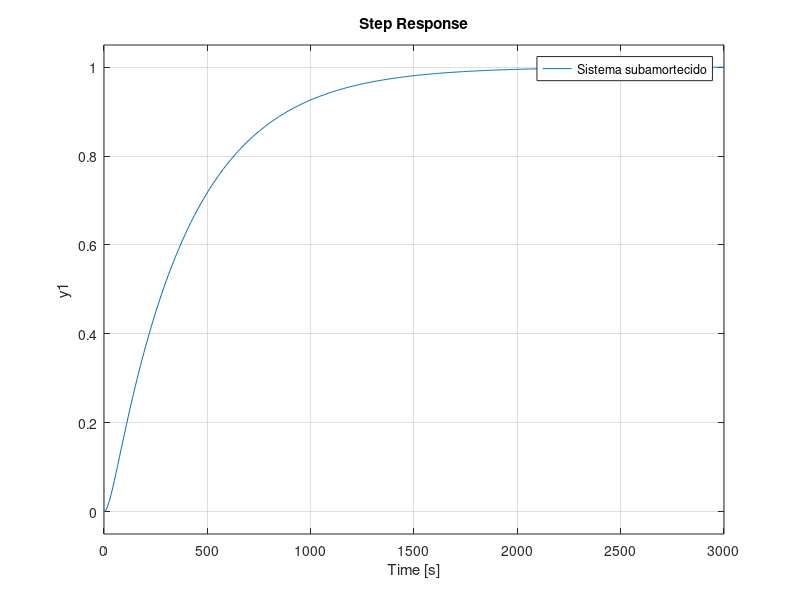

This figure's MATLAB source:
%% Para limpar o que tinha antes no workspace
clc
clear;
close all;
%% Dados do enunciado
A = 10;
C = 10^-3;
G = 10; 
Heq = 5;
Meq = 4;



%% Resolução
Ueq  = sqrt((Meq)/(C*sqrt(2*G*Heq)));
K1 = (-4*Heq)/Ueq;
p = Meq/(2*A*Heq);
K2 = (2 * Heq)/Meq;
%Sistema subamortecido
KI = 1;
Gclr = tf((-p*K1*KI), [1 p -p*K1*KI]);
step(Gclr)
Max1=max(step(Gclr));
wn1 = sqrt(-p*K1*KI);
amort1 = p/(2*wn1);
grid()
hold()
%Sistema criticamente amortecido
KI = 1/100;
Gclr = tf((-p*K1*KI), [1 p -p*K1*KI]);
step(Gclr)
Max2=max(step(Gclr));
wn2 = sqrt(-p*K1*KI);
amort2 = p/(2*wn2);
%Sistema sobreamortecido
KI = 1/400;
Gclr = tf((-p*K1*KI), [1 p -p*K1*KI]);
step(Gclr)
Max3=max(step(Gclr));
wn3 = sqrt(-p*K1*KI);
amort3 = p/(2*wn3);
legend('Sistema subamortecido','Sistema criticamente amortecido','Sistema sobreamortecido')
fprintf("Máximo para:\nKI = 1:\t %f\nKI = 0.01: \t %f\nKI = 0.0025:\t %f\n", Max1, Max2, Max3)
fprintf("Frequência natural para:\nKI = 1:\t %f\nKI = 0.01: \t %f\nKI = 0.0025:\t %f\n", wn1(1), wn2(1), wn3(1))
fprintf("Coeficiente de amortecimento para:\nKI = 1:\t %f\nKI = 0.01: \t %f\nKI = 0.0025:\t %f\n", amort1(1), amort2(1), amort3(1))